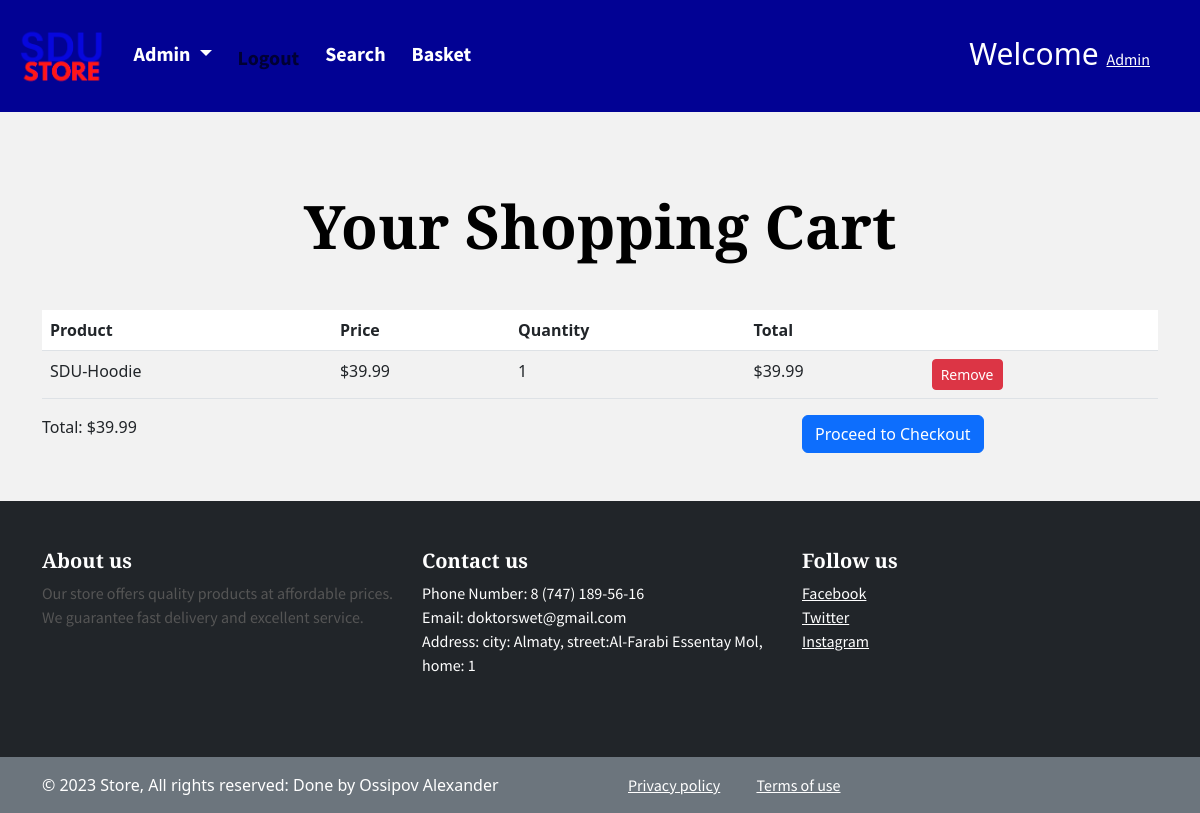
/basket/ (signed in), run on an earlier commit of the app's database.
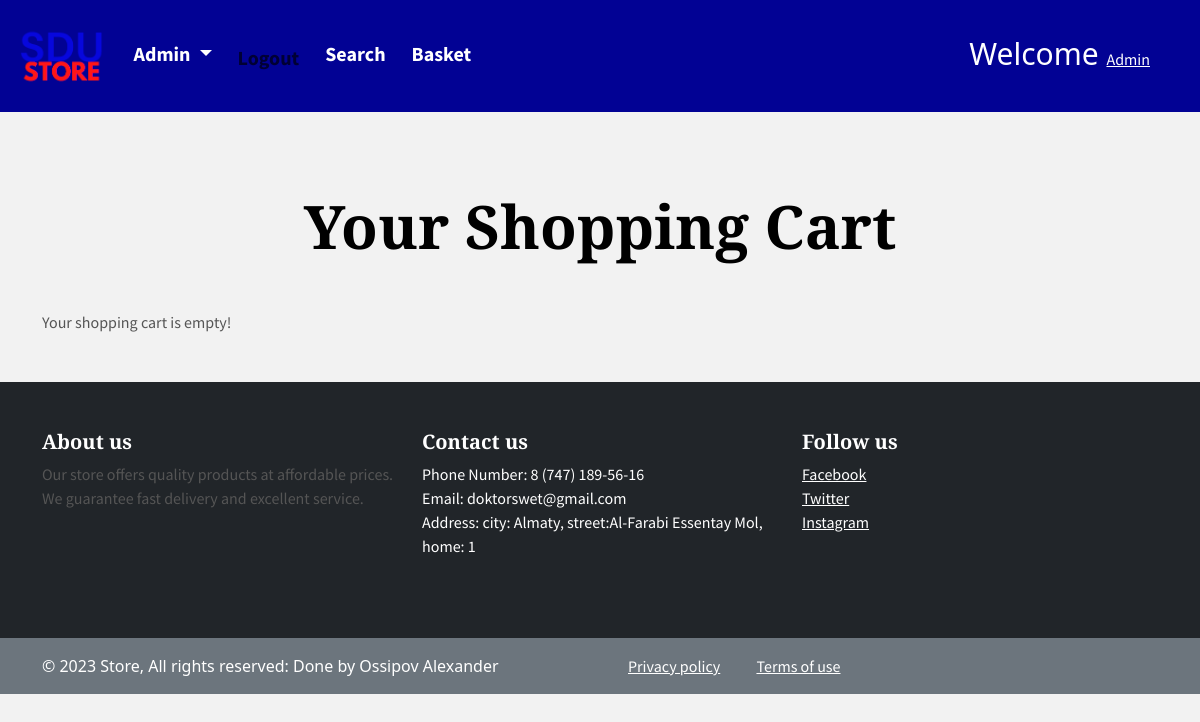
And on a later commit of the database.
### reviews/models.py (models this page shows, shortened)
class CartItem(models.Model):
    user = models.ForeignKey(User, on_delete=models.CASCADE)
    product = models.ForeignKey(Product, on_delete=models.CASCADE)
    quantity = models.IntegerField(default=1)
    total_price = models.DecimalField(max_digits=10, decimal_places=2, default=0)

class Product(models.Model):
    STATUS_CHOICES = (
        ('draft', 'Draft'),
        ('published', 'Published'),
    )
    product_name = models.CharField(max_length=255)
    description = models.TextField()
    price = models.DecimalField(max_digits=10, decimal_places=2)
    category = models.ForeignKey(Category, on_delete=models.CASCADE)
    brand = models.ForeignKey(Brand, on_delete=models.CASCADE)
    color = models.CharField(max_length=255)
    size = models.CharField(max_length=255)
    weight = models.CharField(max_length=255)
    material = models.CharField(max_length=255)
    rating = models.DecimalField(max_digits=2, decimal_places=1)
    status = models.CharField(max_length=10, choices=STATUS_CHOICES, default='draft')
    created_at = models.DateTimeField(auto_now_add=True)
    updated_at = models.DateTimeField(auto_now=True)

### reviews/views.py (the view)
# urls.py: path('basket/', reviews.views.basket, name='basket'),
@login_required
def basket(request):
    cart = Cart.objects.filter(user=request.user).first()
    cart_items = CartItem.objects.filter(user=request.user)
    cart_total = sum(item.product.price * item.quantity for item in cart_items)
    context = {
        'cart_items': cart_items,
        'cart_total': cart_total,
    }
    return render(request, 'basket.html', context=context)

### templates/basket.html (shortened to what this page needs)
{% extends 'base.html' %}
{% block content %}
    <div class="container my-5">
        <h1 class="text-center mb-5">Your Shopping Cart</h1>
        {% if cart_items %}
            <div class="table-responsive">
                <table class="table table-striped table-hover">
                    <thead class="thead-dark">
                    <tr>
                        <th scope="col">Product</th>
                        <th scope="col">Price</th>
                        <th scope="col">Quantity</th>
                        <th scope="col">Total</th>
                        <th scope="col"></th>
                    </tr>
                    </thead>
                    <tbody>
                    {% for item in cart_items %}
                        <tr>
                            <td>{{ item.product.product_name }}</td>
                            <td>${{ item.product.price }}</td>
                            <td>{{ item.quantity }}</td>
                            <td>${{ item.total_price }}</td>
                            <td>
                                <a href="{% url 'remove_from_cart' item.product.id %}" class="btn btn-danger btn-sm">Remove</a>
                            </td>
                        </tr>
                    {% endfor %}
                    </tbody>
                </table>
            </div>
            <div class="row justify-content-between">
                <div class="col-md-4 font-weight-bold">
                    Total: ${{ cart_total }}
                </div>
                <div class="col-md-4">
                    <a href="{% url 'checkout' %}" class="btn btn-primary btn-block">Proceed to Checkout</a>
                </div>
            </div>
        {% else %}
            <p>Your shopping cart is empty!</p>
        {% endif %}
    </div>
{% endblock %}

### templates/base.html (shortened to what this page needs)
{% load static %}
<!DOCTYPE html>
<html lang="en">
<head>
    <link href="https://cdn.jsdelivr.net/npm/bootstrap@5.3.0-alpha3/dist/css/bootstrap.min.css" rel="stylesheet"
>
    <link rel="stylesheet" href="https://cdnjs.cloudflare.com/ajax/libs/font-awesome/4.7.0/css/font-awesome.min.css">
    <link rel="stylesheet" href="https://cdnjs.cloudflare.com/ajax/libs/animate.css/4.1.1/animate.min.css"/>
    <link rel="stylesheet" href="{% static 'main.css' %}?v=28">
</head>
<body>
<header>
    <nav class="navbar navbar-expand-lg navbar-success bg-success sticky-top">
        <a class="navbar-brand" href="/">{% block brand %}<img src="{% static 'logo.png' %}" alt="/">{% endblock %}</a>
        <div class="collapse navbar-collapse" id="navbarSupportedContent">
            <ul class="navbar-nav mr-auto">
                {% if user.is_authenticated and user.is_staff %}
                    <li class="nav-item dropdown">
                        <a class="nav-link dropdown-toggle" href="#" id="navbarDropdown" role="button"
                           data-toggle="dropdown" aria-haspopup="true" aria-expanded="false">
                            Admin
                        </a>
                    </li>
                    <div class="nav-item">
                        <a class="nav-link" href="{% url 'logout' %}">Logout</a>
                    </div>
                    <li>
                           <a class="nav-link" href="{% url 'sdu_search' %}">Search</a>
                       </li>
                    <li class="nav-item">
                        <a class="nav-link" href="{% url 'basket' %}">Basket</a>
                    </li>
                    <div class="welcome_user float-right" style="position: fixed; right: 0;">
                    Welcome <a href="{% url 'user_profile' %}" style="color: white;">{{ user.username|title }}</a>
                {% endif %}
                </div>
            </ul>
        </div>
    </nav>
</header>
{% block content %}{% endblock %}
<footer class="bg-dark text-white">
  <div class="container py-5">
    <div class="row">
      <div class="col-md-4 mb-3">
        <h5>About us</h5>
        <p>Our store offers quality products at affordable prices. We guarantee fast delivery and excellent service.</p>
      </div>
      <div class="col-md-4 mb-3">
        <h5>Contact us</h5>
        <ul class="list-unstyled">
          <li>Phone Number: 8 (747) 189-56-16</li>
          <li>Email: doktorswet@gmail.com</li>
          <li>Address: city: Almaty, street:Al-Farabi Essentay Mol, home: 1</li>
        </ul>
      </div>
      <div class="col-md-4 mb-3">
        <h5>Follow us</h5>
        <ul class="list-unstyled">
          <li><a href="#" class="text-white">Facebook</a></li>
          <li><a href="#" class="text-white">Twitter</a></li>
          <li><a href="#" class="text-white">Instagram</a></li>
        </ul>
      </div>
    </div>
  </div>
  <div class="bg-secondary py-3">
    <div class="container">
      <div class="row">
        <div class="col-md-6 text-white">&copy; 2023 Store, All rights reserved: Done by Ossipov Alexander</div>
        <div class="col-md-6 text-md-right">
          <a href="#" class="text-white mx-3">Privacy policy</a>
          <a href="#" class="text-white mx-3">Terms of use</a>
        </div>
      </div>
    </div>
  </div>
</footer>
</body>
</html>

### static/main.css (style rules this page uses)
*, *::after, *::before { margin: 0; padding: 0; border: 0; }
body { background-color: #f2f2f2; margin: 0 auto; padding-top: 110px; }
html { scroll-behavior: smooth; }
h1, h2, h3, h4, h5, h6 { font-family: 'Libre Baskerville', serif; font-weight: bold; }
.navbar { background-color: #000; padding: 1rem; }
p, a, li { font-family: 'Source Sans Pro', sans-serif; font-size: 16px; }
.nav-link, .navbar-brand { font-size: 20px; font-weight: bold; }
.text-center { margin-top: 5rem; }
.nav-link { display: inline-block; margin-right: 10px; }
h1 { font-size: 60px; color: #000; margin-bottom: 1rem; }
p { color: #555; margin-bottom: 2rem; }
header { position: fixed; top: 0; left: 0; width: 100%; z-index: 3; justify-content: space-between; flex-direction: row; }
.navbar-success { background-color: #020294 !important; }
.navbar { min-height: 110px; font-size: 30px; }
.navbar-brand { font-size: 15px; }
.navbar-brand > img { height: 70px; }
.navbar-nav li a { text-decoration: none; color: white; }
.navbar-nav { display: flex; flex-direction: row; }
.welcome_user { color: white; margin-right: 50px; }

What changed in the data, as far as the page shows it:
removed CartItem: product.product_name "SDU-Hoodie", product.price "39.99", quantity "1", total_price "39.99"
Also different on the page:
{{ cart_total }}: "39.99" → (not shown)
text no longer shown: "Product Price Quantity Total Total: $ Proceed to Checkout"
text now shown: "Your shopping cart is empty!"
